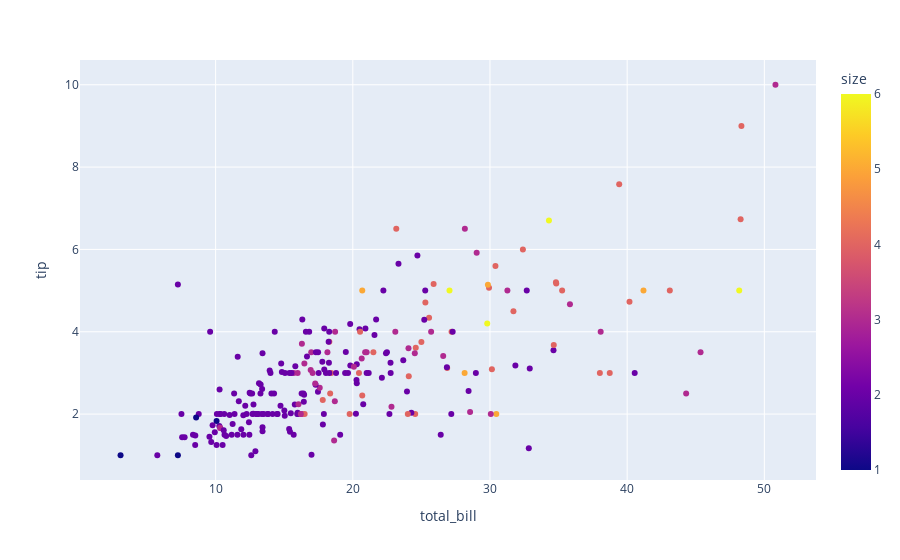

The notebook cell this image was saved under:
### Code cell
px.scatter(data, x = 'total_bill', y = 'tip', color = 'size')

### Figure 1 — Plotly figure (JSON) as saved in the notebook; plotly's stock layout.template omitted (floating-point values rounded to 4 significant figures; data arrays with more than 128 entries replaced by an {"elided": "..."} marker saying what was removed)
{"data": [{"hovertemplate": "total_bill=%{x}<br>tip=%{y}<br>size=%{marker.color}<extra></extra>", "legendgroup": "", "marker": {"color": {"elided": "244 int values"}, "coloraxis": "coloraxis", "symbol": "circle"}, "mode": "markers", "name": "", "orientation": "v", "showlegend": false, "type": "scatter", "x": {"elided": "244 float values"}, "xaxis": "x", "y": {"elided": "244 float values"}, "yaxis": "y"}], "layout": {"coloraxis": {"colorbar": {"title": {"text": "size"}}, "colorscale": [[0, "#0d0887"], [0.1111, "#46039f"], [0.2222, "#7201a8"], [0.3333, "#9c179e"], [0.4444, "#bd3786"], [0.5556, "#d8576b"], [0.6667, "#ed7953"], [0.7778, "#fb9f3a"], [0.8889, "#fdca26"], [1, "#f0f921"]]}, "legend": {"tracegroupgap": 0}, "margin": {"t": 60}, "xaxis": {"anchor": "y", "domain": [0, 1], "title": {"text": "total_bill"}}, "yaxis": {"anchor": "x", "domain": [0, 1], "title": {"text": "tip"}}}}
